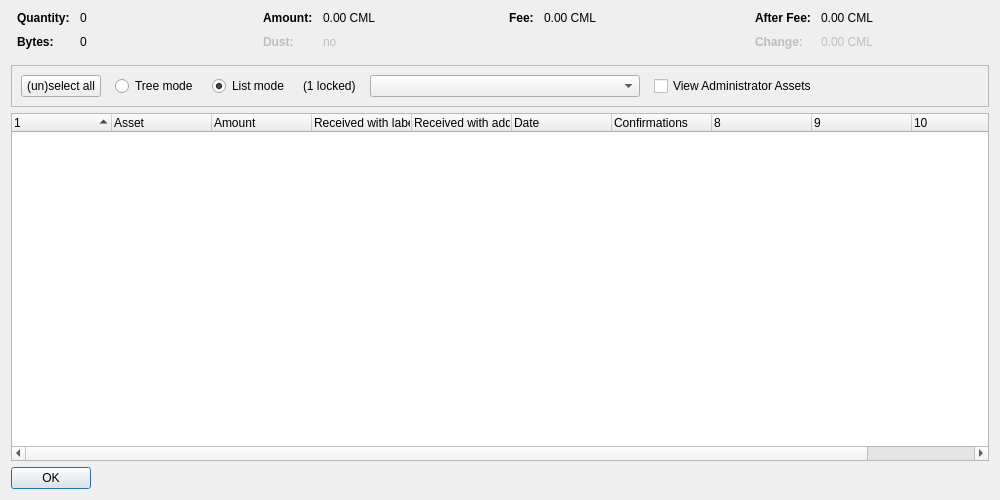
<?xml version="1.0" encoding="UTF-8"?>
<ui version="4.0">
 <class>AssetControlDialog</class>
 <widget class="QDialog" name="AssetControlDialog">
  <property name="geometry">
   <rect>
    <x>0</x>
    <y>0</y>
    <width>1000</width>
    <height>500</height>
   </rect>
  </property>
  <property name="windowTitle">
   <string>Asset Selection</string>
  </property>
  <layout class="QVBoxLayout" name="verticalLayout">
   <item>
    <layout class="QHBoxLayout" name="horizontalLayoutTop" stretch="0,0,0,0">
     <property name="topMargin">
      <number>0</number>
     </property>
     <property name="bottomMargin">
      <number>10</number>
     </property>
     <item>
      <layout class="QFormLayout" name="formLayoutAssetControl1">
       <property name="horizontalSpacing">
        <number>10</number>
       </property>
       <property name="verticalSpacing">
        <number>10</number>
       </property>
       <property name="leftMargin">
        <number>6</number>
       </property>
       <property name="rightMargin">
        <number>6</number>
       </property>
       <item row="0" column="0">
        <widget class="QLabel" name="labelAssetControlQuantityText">
         <property name="font">
          <font>
           <weight>75</weight>
           <bold>true</bold>
          </font>
         </property>
         <property name="text">
          <string>Quantity:</string>
         </property>
        </widget>
       </item>
       <item row="0" column="1">
        <widget class="QLabel" name="labelAssetControlQuantity">
         <property name="cursor">
          <cursorShape>IBeamCursor</cursorShape>
         </property>
         <property name="contextMenuPolicy">
          <enum>Qt::ActionsContextMenu</enum>
         </property>
         <property name="text">
          <string notr="true">0</string>
         </property>
         <property name="textInteractionFlags">
          <set>Qt::LinksAccessibleByMouse|Qt::TextSelectableByKeyboard|Qt::TextSelectableByMouse</set>
         </property>
        </widget>
       </item>
       <item row="1" column="0">
        <widget class="QLabel" name="labelAssetControlBytesText">
         <property name="font">
          <font>
           <weight>75</weight>
           <bold>true</bold>
          </font>
         </property>
         <property name="text">
          <string>Bytes:</string>
         </property>
        </widget>
       </item>
       <item row="1" column="1">
        <widget class="QLabel" name="labelAssetControlBytes">
         <property name="cursor">
          <cursorShape>IBeamCursor</cursorShape>
         </property>
         <property name="contextMenuPolicy">
          <enum>Qt::ActionsContextMenu</enum>
         </property>
         <property name="text">
          <string notr="true">0</string>
         </property>
         <property name="textInteractionFlags">
          <set>Qt::LinksAccessibleByMouse|Qt::TextSelectableByKeyboard|Qt::TextSelectableByMouse</set>
         </property>
        </widget>
       </item>
      </layout>
     </item>
     <item>
      <layout class="QFormLayout" name="formLayoutAssetControl2">
       <property name="horizontalSpacing">
        <number>10</number>
       </property>
       <property name="verticalSpacing">
        <number>10</number>
       </property>
       <property name="leftMargin">
        <number>6</number>
       </property>
       <property name="rightMargin">
        <number>6</number>
       </property>
       <item row="0" column="0">
        <widget class="QLabel" name="labelAssetControlAmountText">
         <property name="font">
          <font>
           <weight>75</weight>
           <bold>true</bold>
          </font>
         </property>
         <property name="text">
          <string>Amount:</string>
         </property>
        </widget>
       </item>
       <item row="0" column="1">
        <widget class="QLabel" name="labelAssetControlAmount">
         <property name="cursor">
          <cursorShape>IBeamCursor</cursorShape>
         </property>
         <property name="contextMenuPolicy">
          <enum>Qt::ActionsContextMenu</enum>
         </property>
         <property name="text">
          <string notr="true">0.00 CML</string>
         </property>
         <property name="textInteractionFlags">
          <set>Qt::LinksAccessibleByMouse|Qt::TextSelectableByKeyboard|Qt::TextSelectableByMouse</set>
         </property>
        </widget>
       </item>
       <item row="1" column="0">
        <widget class="QLabel" name="labelAssetControlLowOutputText">
         <property name="enabled">
          <bool>false</bool>
         </property>
         <property name="font">
          <font>
           <weight>75</weight>
           <bold>true</bold>
          </font>
         </property>
         <property name="text">
          <string>Dust:</string>
         </property>
        </widget>
       </item>
       <item row="1" column="1">
        <widget class="QLabel" name="labelAssetControlLowOutput">
         <property name="enabled">
          <bool>false</bool>
         </property>
         <property name="cursor">
          <cursorShape>IBeamCursor</cursorShape>
         </property>
         <property name="contextMenuPolicy">
          <enum>Qt::ActionsContextMenu</enum>
         </property>
         <property name="text">
          <string notr="true">no</string>
         </property>
         <property name="textInteractionFlags">
          <set>Qt::LinksAccessibleByMouse|Qt::TextSelectableByKeyboard|Qt::TextSelectableByMouse</set>
         </property>
        </widget>
       </item>
      </layout>
     </item>
     <item>
      <layout class="QFormLayout" name="formLayoutAssetControl3">
       <property name="horizontalSpacing">
        <number>10</number>
       </property>
       <property name="verticalSpacing">
        <number>10</number>
       </property>
       <property name="leftMargin">
        <number>6</number>
       </property>
       <property name="rightMargin">
        <number>6</number>
       </property>
       <item row="0" column="0">
        <widget class="QLabel" name="labelAssetControlFeeText">
         <property name="font">
          <font>
           <weight>75</weight>
           <bold>true</bold>
          </font>
         </property>
         <property name="text">
          <string>Fee:</string>
         </property>
        </widget>
       </item>
       <item row="0" column="1">
        <widget class="QLabel" name="labelAssetControlFee">
         <property name="cursor">
          <cursorShape>IBeamCursor</cursorShape>
         </property>
         <property name="contextMenuPolicy">
          <enum>Qt::ActionsContextMenu</enum>
         </property>
         <property name="text">
          <string notr="true">0.00 CML</string>
         </property>
         <property name="textInteractionFlags">
          <set>Qt::LinksAccessibleByMouse|Qt::TextSelectableByKeyboard|Qt::TextSelectableByMouse</set>
         </property>
        </widget>
       </item>
      </layout>
     </item>
     <item>
      <layout class="QFormLayout" name="formLayoutAssetControl4">
       <property name="horizontalSpacing">
        <number>10</number>
       </property>
       <property name="verticalSpacing">
        <number>10</number>
       </property>
       <property name="leftMargin">
        <number>6</number>
       </property>
       <property name="rightMargin">
        <number>6</number>
       </property>
       <item row="0" column="0">
        <widget class="QLabel" name="labelAssetControlAfterFeeText">
         <property name="font">
          <font>
           <weight>75</weight>
           <bold>true</bold>
          </font>
         </property>
         <property name="text">
          <string>After Fee:</string>
         </property>
        </widget>
       </item>
       <item row="0" column="1">
        <widget class="QLabel" name="labelAssetControlAfterFee">
         <property name="cursor">
          <cursorShape>IBeamCursor</cursorShape>
         </property>
         <property name="contextMenuPolicy">
          <enum>Qt::ActionsContextMenu</enum>
         </property>
         <property name="text">
          <string notr="true">0.00 CML</string>
         </property>
         <property name="textInteractionFlags">
          <set>Qt::LinksAccessibleByMouse|Qt::TextSelectableByKeyboard|Qt::TextSelectableByMouse</set>
         </property>
        </widget>
       </item>
       <item row="1" column="0">
        <widget class="QLabel" name="labelAssetControlChangeText">
         <property name="enabled">
          <bool>false</bool>
         </property>
         <property name="font">
          <font>
           <weight>75</weight>
           <bold>true</bold>
          </font>
         </property>
         <property name="text">
          <string>Change:</string>
         </property>
        </widget>
       </item>
       <item row="1" column="1">
        <widget class="QLabel" name="labelAssetControlChange">
         <property name="enabled">
          <bool>false</bool>
         </property>
         <property name="cursor">
          <cursorShape>IBeamCursor</cursorShape>
         </property>
         <property name="contextMenuPolicy">
          <enum>Qt::ActionsContextMenu</enum>
         </property>
         <property name="text">
          <string notr="true">0.00 CML</string>
         </property>
         <property name="textInteractionFlags">
          <set>Qt::LinksAccessibleByMouse|Qt::TextSelectableByKeyboard|Qt::TextSelectableByMouse</set>
         </property>
        </widget>
       </item>
      </layout>
     </item>
    </layout>
   </item>
   <item>
    <widget class="QFrame" name="frame">
     <property name="minimumSize">
      <size>
       <width>0</width>
       <height>40</height>
      </size>
     </property>
     <property name="frameShape">
      <enum>QFrame::StyledPanel</enum>
     </property>
     <property name="frameShadow">
      <enum>QFrame::Sunken</enum>
     </property>
     <layout class="QHBoxLayout" name="horizontalLayout">
      <item>
       <layout class="QHBoxLayout" name="horizontalLayoutPanel" stretch="0,0,0,0,0,0,0">
        <property name="spacing">
         <number>14</number>
        </property>
        <item>
         <widget class="QPushButton" name="pushButtonSelectAll">
          <property name="sizePolicy">
           <sizepolicy hsizetype="Maximum" vsizetype="Fixed">
            <horstretch>0</horstretch>
            <verstretch>0</verstretch>
           </sizepolicy>
          </property>
          <property name="text">
           <string>(un)select all</string>
          </property>
          <property name="autoDefault">
           <bool>false</bool>
          </property>
         </widget>
        </item>
        <item>
         <widget class="QRadioButton" name="radioTreeMode">
          <property name="sizePolicy">
           <sizepolicy hsizetype="Maximum" vsizetype="Fixed">
            <horstretch>0</horstretch>
            <verstretch>0</verstretch>
           </sizepolicy>
          </property>
          <property name="text">
           <string>Tree mode</string>
          </property>
         </widget>
        </item>
        <item>
         <widget class="QRadioButton" name="radioListMode">
          <property name="sizePolicy">
           <sizepolicy hsizetype="Maximum" vsizetype="Fixed">
            <horstretch>0</horstretch>
            <verstretch>0</verstretch>
           </sizepolicy>
          </property>
          <property name="text">
           <string>List mode</string>
          </property>
          <property name="checked">
           <bool>true</bool>
          </property>
         </widget>
        </item>
        <item>
         <widget class="QLabel" name="labelLocked">
          <property name="text">
           <string notr="true">(1 locked)</string>
          </property>
         </widget>
        </item>
        <item>
         <widget class="QComboBox" name="assetList">
          <property name="minimumContentsLength">
           <number>30</number>
          </property>
         </widget>
        </item>
        <item>
         <widget class="QCheckBox" name="viewAdministrator">
          <property name="toolTip">
           <string>View assets that you have the ownership asset for</string>
          </property>
          <property name="text">
           <string>View Administrator Assets</string>
          </property>
         </widget>
        </item>
        <item>
         <spacer name="horizontalSpacer">
          <property name="orientation">
           <enum>Qt::Horizontal</enum>
          </property>
          <property name="sizeHint" stdset="0">
           <size>
            <width>40</width>
            <height>20</height>
           </size>
          </property>
         </spacer>
        </item>
       </layout>
      </item>
     </layout>
    </widget>
   </item>
   <item>
    <widget class="AssetControlTreeWidget" name="treeWidget">
     <property name="contextMenuPolicy">
      <enum>Qt::CustomContextMenu</enum>
     </property>
     <property name="sortingEnabled">
      <bool>false</bool>
     </property>
     <property name="columnCount">
      <number>11</number>
     </property>
     <attribute name="headerShowSortIndicator" stdset="0">
      <bool>true</bool>
     </attribute>
     <attribute name="headerStretchLastSection">
      <bool>false</bool>
     </attribute>
     <column>
      <property name="text">
       <string/>
      </property>
     </column>
     <column>
      <property name="text">
       <string>Asset</string>
      </property>
     </column>
     <column>
      <property name="text">
       <string>Amount</string>
      </property>
     </column>
     <column>
      <property name="text">
       <string>Received with label</string>
      </property>
     </column>
     <column>
      <property name="text">
       <string>Received with address</string>
      </property>
     </column>
     <column>
      <property name="text">
       <string>Date</string>
      </property>
     </column>
     <column>
      <property name="text">
       <string>Confirmations</string>
      </property>
      <property name="toolTip">
       <string>Confirmed</string>
      </property>
     </column>
     <column>
      <property name="text">
       <string/>
      </property>
     </column>
     <column>
      <property name="text">
       <string/>
      </property>
     </column>
     <column>
      <property name="text">
       <string/>
      </property>
     </column>
     <column>
      <property name="text">
       <string/>
      </property>
     </column>
    </widget>
   </item>
   <item>
    <widget class="QDialogButtonBox" name="buttonBox">
     <property name="sizePolicy">
      <sizepolicy hsizetype="Maximum" vsizetype="Fixed">
       <horstretch>0</horstretch>
       <verstretch>0</verstretch>
      </sizepolicy>
     </property>
     <property name="orientation">
      <enum>Qt::Horizontal</enum>
     </property>
     <property name="standardButtons">
      <set>QDialogButtonBox::Ok</set>
     </property>
    </widget>
   </item>
  </layout>
 </widget>
 <customwidgets>
  <customwidget>
   <class>AssetControlTreeWidget</class>
   <extends>QTreeWidget</extends>
   <header location="global">assetcontroltreewidget.h</header>
  </customwidget>
 </customwidgets>
 <resources/>
 <connections/>
</ui>
